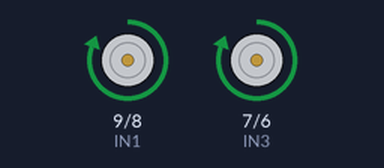
A sketch run on a simulated Arduino Uno, built with avr-gcc and run on an emulated ATmega328P. Shown: motor-driver pin pairs drawn as motors (green arrow = first pin HIGH = forward, orange = second pin HIGH = backward, longer = more drive, scaled by the enable pin). At 17.8 s the program stops and its outputs stay as they are.

Above: at 0.1 s.
At 8.8 s:
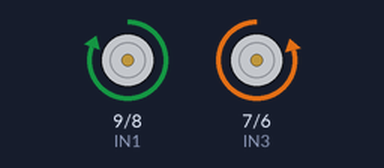
At 16.9 s:
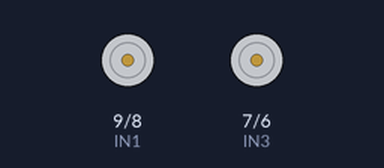
Timing chart, 0 to 18.4 s (numbered marks = the images above):
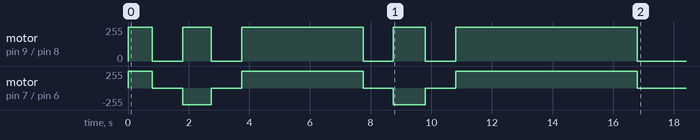

The sketch:

Direction1.ino
```cpp
int ENA = 10;
int IN1 = 9;
int IN2 = 8;
int ENB = 5;
int IN3 = 7;
int IN4 = 6;

void setup() {
  // ตั้งค่าพินมอเตอร์เป็น output
  pinMode(ENA, OUTPUT);
  pinMode(IN1, OUTPUT);
  pinMode(IN2, OUTPUT);
  pinMode(ENB, OUTPUT);
  pinMode(IN3, OUTPUT);
  pinMode(IN4, OUTPUT);
}

void loop() {
  // เดินตรงไปข้างหน้า 5 ซม.
  moveForward();
  delay(800);  // ปรับระยะเวลาเพื่อให้ได้ 5 ซม.
  stopMotor();

  // หยุด
  delay(1000);

  // เลี้ยวซ้าย 90 องศา
  turnLeft();
  delay(950);  // ปรับระยะเวลาเพื่อให้ได้การเลี้ยว 90 องศา
  stopMotor();

  // หยุด
  delay(1000);

  // เดินตรงไปข้างหน้า 2 เมตร
  moveForward();
  delay(4000);  // ปรับระยะเวลาเพื่อให้ได้ 2 เมตร
  stopMotor();

  // หยุด
  delay(1000);

  // เลี้ยวซ้าย 90 องศา
  turnLeft();
  delay(1050);
  stopMotor();

  // หยุด
  delay(1000);

  // เดินตรงไปข้างหน้า 4 เมตร
  moveForward();
  delay(6000);  // ปรับระยะเวลาเพื่อให้ได้ 4 เมตร
  stopMotor();

  // หยุด
  delay(1000);

  // จบ loop
  while (true);
}

// ฟังก์ชันสำหรับเดินหน้า
void moveForward() {
  digitalWrite(IN1, HIGH);
  digitalWrite(IN2, LOW);
  analogWrite(ENA, 255); // ความเร็วของมอเตอร์ด้านซ้าย

  digitalWrite(IN3, HIGH);
  digitalWrite(IN4, LOW);
  analogWrite(ENB, 255); // ความเร็วของมอเตอร์ด้านขวา
}

// ฟังก์ชันสำหรับเลี้ยวซ้าย
void turnLeft() {
  digitalWrite(IN1, HIGH);
  digitalWrite(IN2, LOW);
  analogWrite(ENA, 255); // ความเร็วของมอเตอร์ด้านซ้ายหมุนถอยหลัง

  digitalWrite(IN3, LOW);
  digitalWrite(IN4, HIGH);
  analogWrite(ENB, 250); // มอเตอร์ด้านขวาหมุนเดินหน้า
}

// ฟังก์ชันสำหรับหยุดมอเตอร์
void stopMotor() {
  digitalWrite(IN1, LOW);
  digitalWrite(IN2, LOW);
  analogWrite(ENA, 0);

  digitalWrite(IN3, LOW);
  digitalWrite(IN4, LOW);
  analogWrite(ENB, 0);
}
```

Measured:
- by itself, motor on pin 9 (IN1) / pin 8 (IN2): stopped → forward 255/255 at 0.00 s, → stopped 0.80 s later, → forward 255/255 1.0 s later, → stopped 0.95 s later, … (10 changes in this stretch)
- by itself, motor on pin 7 (IN3) / pin 6 (IN4): stopped → forward 255/255 at 0.00 s, → stopped 0.80 s later, → backward 250/255 1.0 s later, → stopped 0.95 s later, … (10 changes in this stretch)
